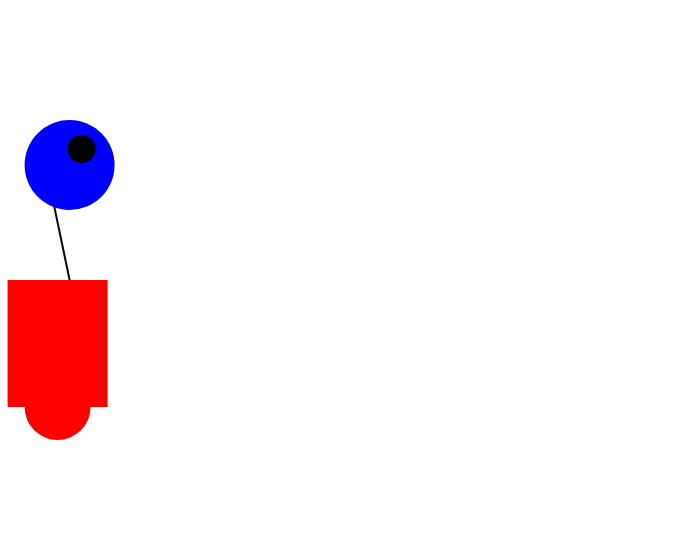
Frame 1 (no input)
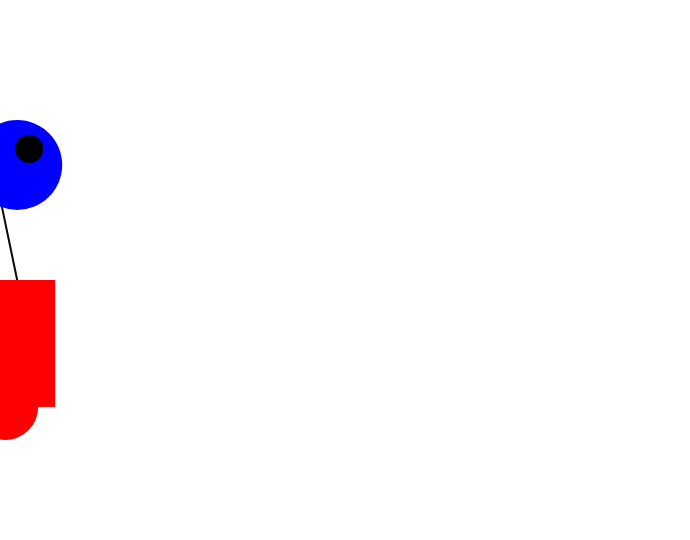
Frame 60 (no input)
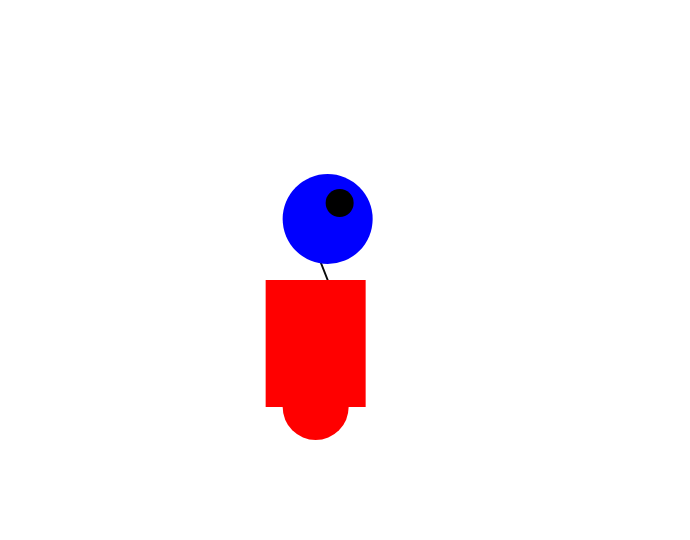
Frame 120 (the mouse pressed at the canvas centre since frame 60)

The p5.js sketch that drew these frames (run headless with seeded random() and noise() and a simulated clock; from frame 60 on, the mouse is pressed at the canvas centre):

// p5.js sketch
// ── sketch.js
var x = 60;
var y = 440;
var radius = 45
var neckHeight = 40;
var bodyHeight = 43;
var easing = 0.04;

function setup() {
  createCanvas(690,540);
  strokeWeight(2);
  ellipseMode(RADIUS);
}

function draw() {
  background(255);
  var targetX = mouseX;
  x = x + (targetX - x) * easing;
  
  if (mouseIsPressed) {
    neckHeight = 16;
    BodyHeight = 90;
  } else {
    neckHeight = 70;
    bodyHeight = 160;
  }
  
 var neckY = y - neckHeight - bodyHeight - radius;
  
  stroke(10);
  line(x+12,y-bodyHeight,x-12,neckY);
  
  noStroke();
  fill("red");
  ellipse(x, y - 33, 33, 33);
  fill("red");
  rect(x - 50, y - bodyHeight, 100, bodyHeight - 33);

  fill("blue");
  ellipse(x + 12, neckY, radius, radius);
  fill("black");
  ellipse(x + 24, neckY - 16, 14, 14);

  ellipse(x + 24, neckY - 6, 3, 3);

}
